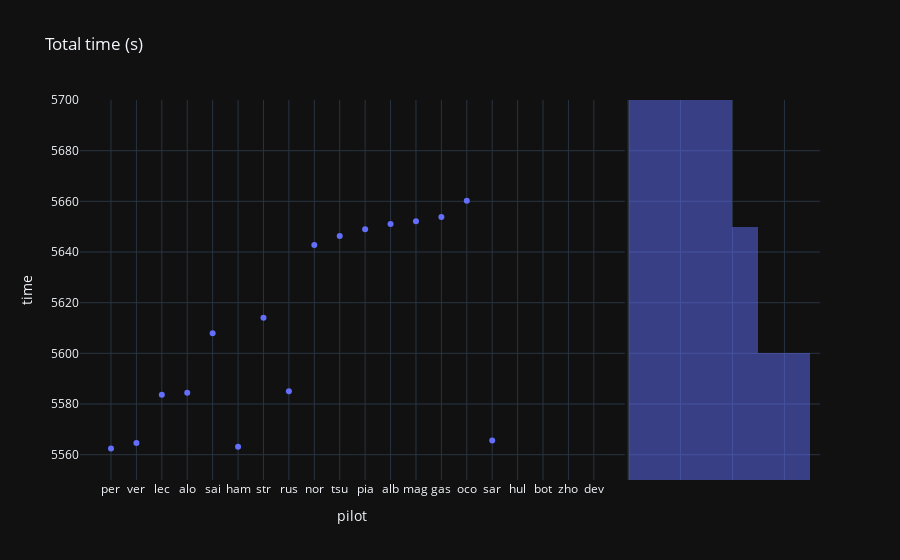

The code cell stored with this chart in its notebook:
### Code cell
px.scatter(last_gp, x="pilot", y="time", title="Total time (s)", marginal_y="histogram", template="plotly_dark")
# no data displayed if the pilot didn't finish or had one lap of delay

### Figure 1 — Plotly figure (JSON) as saved in the notebook; plotly's stock layout.template omitted (floating-point values rounded to 4 significant figures)
{"data": [{"hovertemplate": "pilot=%{x}<br>time=%{y}<extra></extra>", "legendgroup": "", "marker": {"color": "#636efa", "symbol": "circle"}, "mode": "markers", "name": "", "orientation": "v", "showlegend": false, "type": "scatter", "x": ["per", "ver", "lec", "alo", "sai", "ham", "str", "rus", "nor", "tsu", "pia", "alb", "mag", "gas", "oco", "sar", "hul", "bot", "zho", "dev"], "xaxis": "x", "y": [5562.0, 5565.0, 5584.0, 5584.0, 5608.0, 5563.0, 5614.0, 5585.0, 5643.0, 5646.0, 5649.0, 5651.0, 5652.0, 5654.0, 5660.0, 5566.0, null, null, null, null], "yaxis": "y"}, {"alignmentgroup": "True", "bingroup": "y", "hovertemplate": "time=%{y}<br>count=%{x}<extra></extra>", "legendgroup": "", "marker": {"color": "#636efa"}, "name": "", "offsetgroup": "", "opacity": 0.5, "showlegend": false, "type": "histogram", "xaxis": "x2", "y": [5562.0, 5565.0, 5584.0, 5584.0, 5608.0, 5563.0, 5614.0, 5585.0, 5643.0, 5646.0, 5649.0, 5651.0, 5652.0, 5654.0, 5660.0, 5566.0, null, null, null, null], "yaxis": "y2"}], "layout": {"barmode": "overlay", "legend": {"tracegroupgap": 0}, "title": {"text": "Total time (s)"}, "xaxis": {"anchor": "y", "domain": [0, 0.7363], "title": {"text": "pilot"}}, "xaxis2": {"anchor": "y2", "domain": [0.7413, 1], "matches": "x2", "showgrid": true, "showline": false, "showticklabels": false, "ticks": ""}, "yaxis": {"anchor": "x", "domain": [0, 1], "title": {"text": "time"}}, "yaxis2": {"anchor": "x2", "domain": [0, 1], "matches": "y", "showgrid": true, "showticklabels": false}}}
